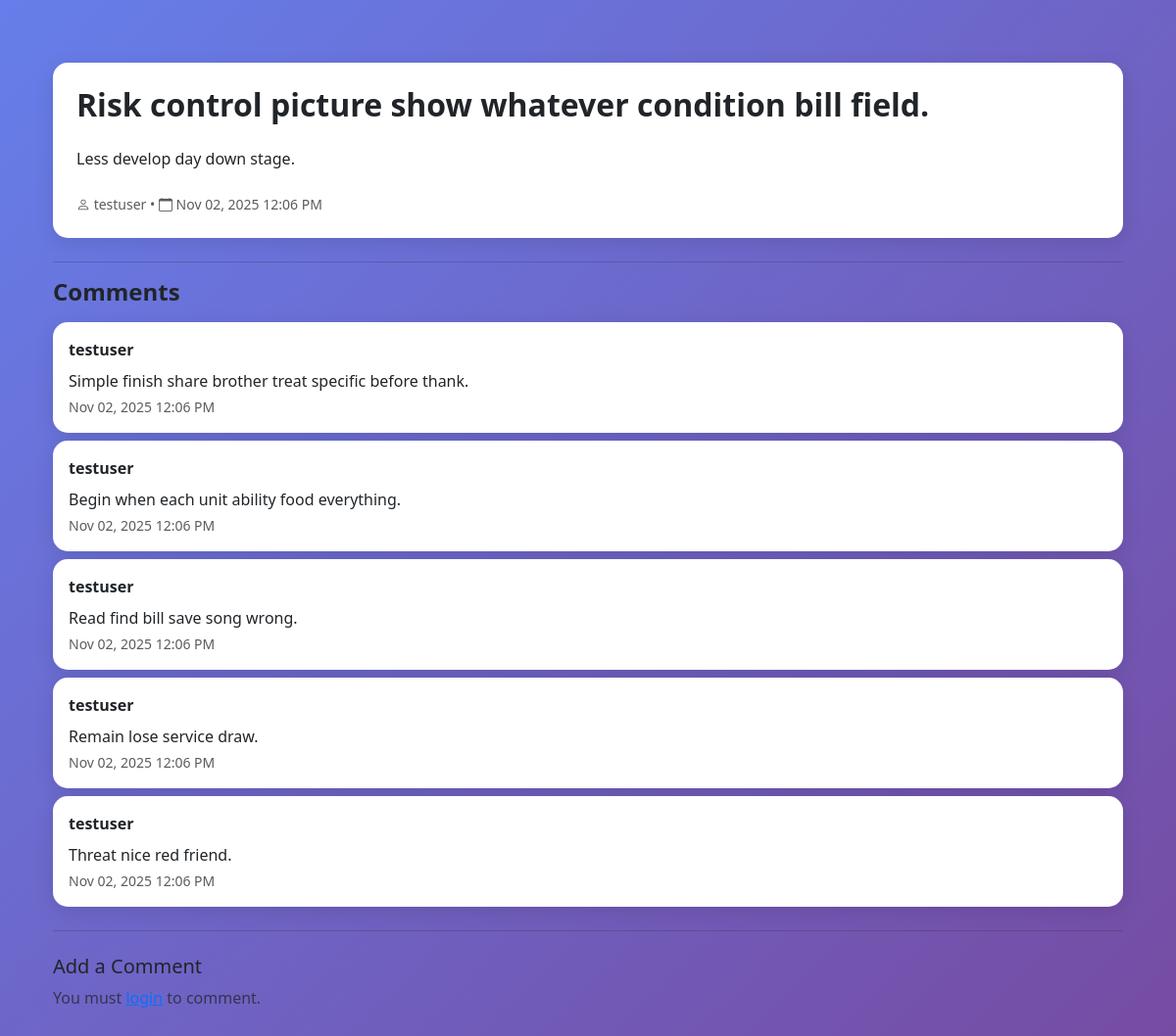
/post/64/, run on the app's committed database.
### blog/models.py (models this page shows, shortened)
class Post(models.Model):
    user = models.ForeignKey(User,on_delete=models.CASCADE,related_name="posts")
    title = models.CharField(max_length=100)
    content = models.TextField()
    created_at = models.DateTimeField(auto_now_add=True)
    updated_at = models.DateTimeField(auto_now=True)

class Comment(models.Model):
    post = models.ForeignKey(Post, on_delete=models.CASCADE, related_name='comments')
    user = models.ForeignKey(User, on_delete=models.CASCADE)
    content = models.TextField()
    created_at = models.DateTimeField(auto_now_add=True)

### blog/views.py (the view, shortened to what this page needs)
# urls.py: path("post/<int:pk>/", views.post_detail, name="post_detail"),
def post_detail(request, pk):
    post = get_object_or_404(Post, pk=pk)
    comments = post.comments.all().order_by("-created_at")
    return render(request, "blog/post_detail.html", {
        "post": post,
        "comments": comments
    })

### blog/templates/blog/post_detail.html
{% extends "base.html" %}
{% block content %}
<div class="container mt-4">
    <div class="card p-4 mb-4">
        <h2 class="fw-bold">{{ post.title }}</h2>
        <p class="mt-3">{{ post.content }}</p>
        <div class="text-muted small mt-2">
            <i class="bi bi-person"></i> {{ post.user.username }}
            •
            <i class="bi bi-calendar"></i> {{ post.created_at|date:"M d, Y g:i A" }}
        </div>
    </div>
    <hr>
    <h4 class="fw-bold mb-3">Comments</h4>
    {% for c in comments %}
        <div class="card p-3 mb-2">
            <strong>{{ c.user.username }}</strong>
            <p class="mt-2 mb-1">{{ c.content }}</p>
            <small class="text-muted">{{ c.created_at|date:"M d, Y g:i A" }}</small>
        </div>
    {% empty %}
        <p>No comments yet. Be the first to drop one 😎</p>
    {% endfor %}
    <hr class="my-4">
    <h5>Add a Comment</h5>
    {% if user.is_authenticated %}
    <form method="POST" class="mt-2">
        {% csrf_token %}
        <textarea
            name="content"
            class="form-control"
            rows="3"
            placeholder="Write your comment..."
            required></textarea>
        <button class="btn btn-primary mt-2">Post Comment</button>
    </form>
    {% else %}
        <p class="text-muted">You must <a href="{% url 'login' %}">login</a> to comment.</p>
    {% endif %}
</div>
{% endblock %}

### blog/templates/base.html (style rules this page uses)
body { min-height: 100vh; background: linear-gradient(135deg, #667eea 0%, #764ba2 100%); }
.card { border: none; border-radius: 15px; box-shadow: 0 5px 20px rgba(0,0,0,0.1); }

### data on the page
Post: title "Risk control picture show whatever condition bill field.", content "Less develop day down stage.", user.username "testuser", created_at "Nov 02, 2025 12:06 PM"
Comment: user.username "testuser", content "Simple finish share brother treat specific before thank.", created_at "Nov 02, 2025 12:06 PM"
Comment: user.username "testuser", content "Begin when each unit ability food everything.", created_at "Nov 02, 2025 12:06 PM"
Comment: user.username "testuser", content "Read find bill save song wrong.", created_at "Nov 02, 2025 12:06 PM"
Comment: user.username "testuser", content "Remain lose service draw.", created_at "Nov 02, 2025 12:06 PM"
Comment: user.username "testuser", content "Threat nice red friend.", created_at "Nov 02, 2025 12:06 PM"
